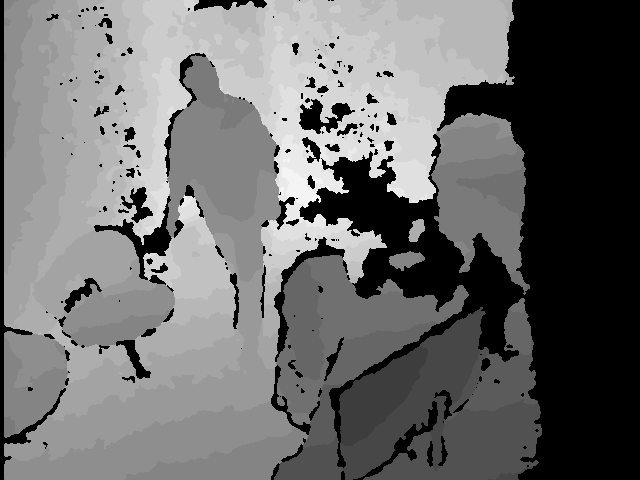
#> input picture assets/dataset_vis_depth2.png, 640 x 480 px, found by its file name; the run also reads 1 picture not shown here
$ python vis_dataset.py
#> lines starting #> are read from the running program, lines starting #| are printed output that depends on the picture
import cv2
import numpy as np
import matplotlib.pyplot as plt

# Paths to your images and the bounding box txt file
depth_image_path = 'assets/dataset_vis_depth2.png'
rgb_image_path = 'assets/dataset_vis_rgb2.png'
thermal_image_path = 'assets/dataset_vis_thermal2.png'
bbox_txt_path = 'assets/dataset_vis2.txt'

# Boolean flag: if True, write figure to disk; if False, display the figure.
write_to_disk = True  # Set to False to display instead of saving

# Read the YOLO-format bounding box from the text file
with open(bbox_txt_path, 'r') as f:
#> (reads assets/dataset_vis2.txt from the repository)
    line = f.readline().strip()
parts = line.split()
if len(parts) == 5:
    _, x_center_norm, y_center_norm, width_norm, height_norm = map(float, parts)
else:
    raise ValueError("Bounding box file format not recognized. Expected 4 or 5 values.")

# Function to convert YOLO normalized bbox to pixel coordinates and draw it on the image.
def draw_bbox(image, x_center_norm, y_center_norm, width_norm, height_norm):
    h, w = image.shape[:2]
    x_center = x_center_norm * w
    y_center = y_center_norm * h
    box_w = width_norm * w
    box_h = height_norm * h
    x1 = int(x_center - box_w / 2)
    y1 = int(y_center - box_h / 2)
    x2 = int(x_center + box_w / 2)
    y2 = int(y_center + box_h / 2)

    # Draw the bounding box (red color, thickness=2)
    cv2.rectangle(image, (x1, y1), (x2, y2), (0, 255, 0), thickness=2)
    return image

# --- Load and process the Depth image ---
depth_img = cv2.imread(depth_image_path)
#> depth_img is the input picture: shape (480, 640, 3); min 0, max 25, mean 10.7
depth_copy = depth_img.copy()
depth_copy = cv2.normalize(depth_copy, None, 0, 255, cv2.NORM_MINMAX)
depth_copy = depth_copy.astype(np.uint8)
depth_copy = cv2.applyColorMap(depth_copy, cv2.COLORMAP_VIRIDIS)
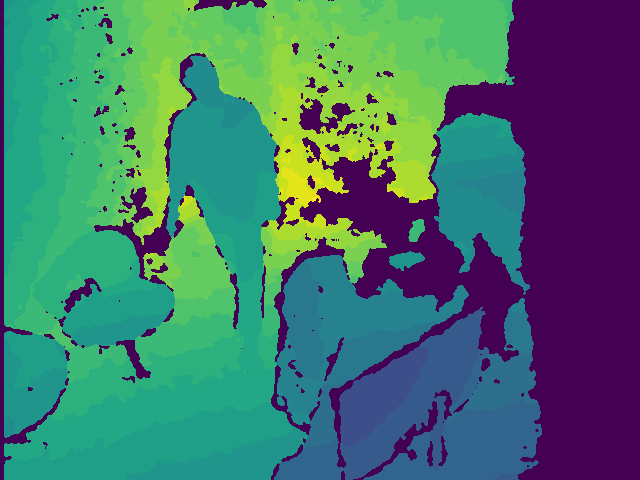
#> depth_copy: shape (480, 640, 3); mean B, G, R 107.9, 117.9, 66.7
depth_with_box = draw_bbox(depth_copy, x_center_norm, y_center_norm, width_norm, height_norm)

# --- Load and process the RGB image ---
rgb_img = cv2.imread(rgb_image_path)
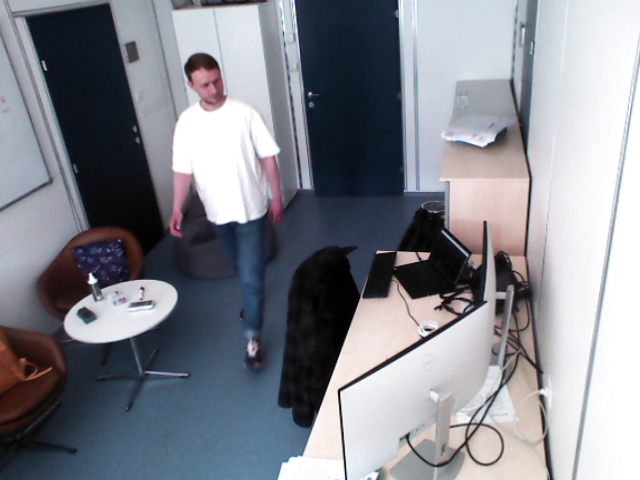
#> input picture assets/dataset_vis_rgb2.png, 640 x 480 px, found by its file name
#> rgb_img is the input picture: shape (480, 640, 3); mean B, G, R 142.3, 134.1, 131.9
rgb_copy = rgb_img.copy()
rgb_with_box = draw_bbox(rgb_copy, x_center_norm, y_center_norm, width_norm, height_norm)

# --- Load and process the Thermal image ---
thermal_img = cv2.imread(thermal_image_path, cv2.IMREAD_ANYDEPTH)
thermal_copy = thermal_img.copy()
thermal_copy = cv2.normalize(thermal_img, None, 0, 255, cv2.NORM_MINMAX)
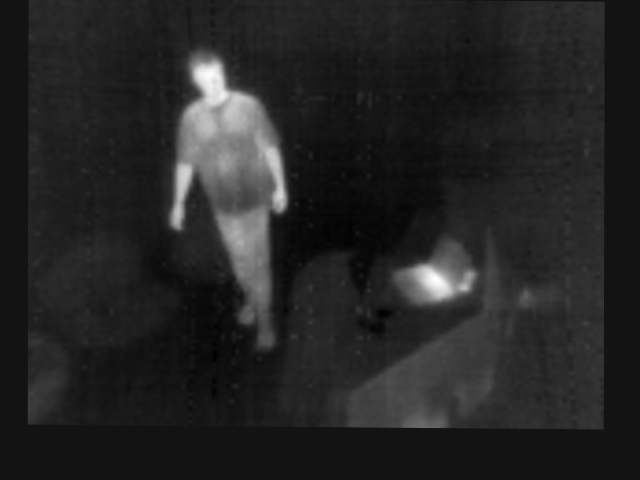
#> thermal_copy: shape (480, 640) uint16; min 0, max 255, mean 36.8
thermal_copy = thermal_copy.astype(np.uint8)
thermal_copy = cv2.applyColorMap(thermal_copy, cv2.COLORMAP_INFERNO)
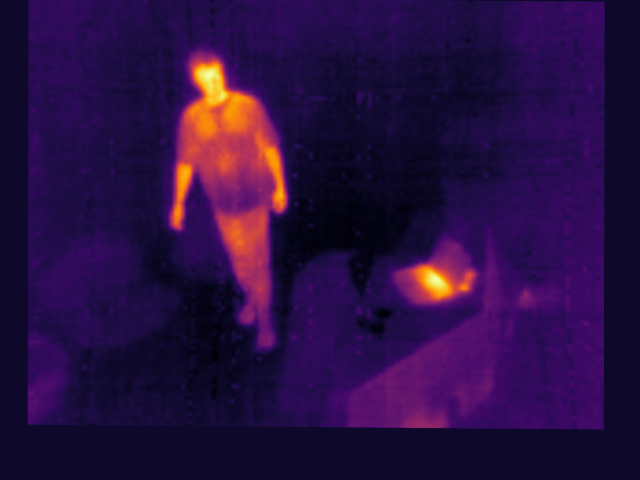
#> thermal_copy: shape (480, 640, 3); mean B, G, R 66.5, 14.4, 41.4
thermal_with_box = draw_bbox(thermal_copy, x_center_norm, y_center_norm, width_norm, height_norm)

# Convert images from BGR to RGB for proper display in Matplotlib
depth_disp = cv2.cvtColor(depth_with_box, cv2.COLOR_BGR2RGB)
rgb_disp = cv2.cvtColor(rgb_with_box, cv2.COLOR_BGR2RGB)
thermal_disp = cv2.cvtColor(thermal_with_box, cv2.COLOR_BGR2RGB)

# Create a figure with 3 subplots for side-by-side display
fig, axes = plt.subplots(1, 3, figsize=(15, 5))
axes[0].imshow(depth_disp)
axes[0].set_title("Depth Image")
axes[0].axis('off')

axes[1].imshow(rgb_disp)
axes[1].set_title("RGB Image")
axes[1].axis('off')

axes[2].imshow(thermal_disp)
axes[2].set_title("Thermal Image")
axes[2].axis('off')

plt.tight_layout()

# Either save the figure to disk or display it
if write_to_disk:
    output_path = 'assets/output_figure2.png'
    plt.savefig(output_path)
    print(f"Figure saved to '{output_path}'")
else:
    plt.show()
